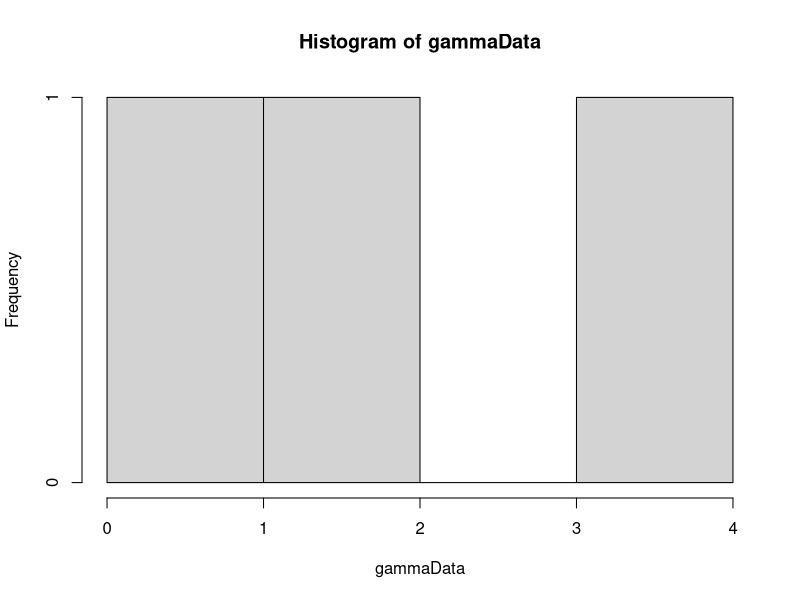

This chart was generated by the following R code:
library(MCMCpack)

weightedUniform <- function(n, numIterations) {
  # Generate sample of from a weighted uniform distribution
  # 
  # Args:
  #   n: number of points in sample
  #   
  # Returns:
  #   A vector sample
  uCurr = runif(n)
  alphaCurr = findAlpha(s2, uCurr)
  uConv = rep(0, numIterations)
  uTrace = rep(0, numIterations)
  for(i in 1:numIterations) {
    uProp = runif(n)
    alphaProp = findAlpha(s2, uProp)
    if(alphaProp != -1) {
      proportionalProp = proportionalDensity(uProp, alphaProp)
      proportionalCurr = proportionalDensity(uCurr, alphaCurr)
      alphaVal = min(1, proportionalProp/proportionalCurr)
      u = runif(1)
      print(i)
      if (u <= alphaVal) {
        uCurr = uProp
        alphaCurr = alphaProp
      }  
    }
    uConv[i] = var(uCurr)
    uTrace[i] = uCurr[1]
  }
  plot(uConv, type="l")
  plot(uTrace, type="l")
  return(uCurr)
}

proportionalDensity <- function(u, alpha) {
  # Calculate proportional density for indepence sampling
  # 
  # Args:
  #   u: A vector from an uniform distribution.
  #   alpha: A scalar value
  #   
  # Returns:
  #   A scalar value
  
  gammaInv = rep(0, length(u))
  diffGammaInv = rep(0, length(u))
  for(i in 1:length(u)) {
    gammaInv[i] = invGammaCumulative(u[i], alpha)
    diffGammaInv[i] = diffAlphaInvGammaCumulative(u[i], alpha)
  }
  return(calcWeight(gammaInv, diffGammaInv))
}

calcWeight <- function(gammaInv, diffGammaInv) {
  # Calculate weigth for a gamma distribution
  #
  # Args:
  #   gammaInv: A list of values from the inverse cumulative gamma.
  #   diffGammaInv: A list of values from the derivative of the inverse cumulative gamma.
  #   
  # Returns:
  #   A scalar value
  weight = (1/length(gammaInv))*(sum(diffGammaInv/gammaInv)) - sum(diffGammaInv)/sum(gammaInv)
  return(weight)
}

invGammaCumulative <- function(u, alpha) {
  # Finds the inverse of the cumulative gamma.
  # 
  # Args:
  #   u: Scalar value.
  #   alpha: Scalar value.
  #   
  # Returns:
  #   A scalar. The inverse value given u and alpha.
  x = 0
  stepSize = 0.1
  tolerance = 0.00001
  direction = 1
  integralValue = 0
  
  while(abs(integralValue - u) > tolerance){
    x = x + direction*stepSize
    if(x<0) {
      x = 0
      direction = 1
    }
    
    if(method == "integrate") {
      integral = integrate(gammaDensity, 0, x)
      integralValue = integral$value  
    } else if(method == "pgamma") {
      integral = pgamma(x, shape=alpha, scale=1)
      integralValue = integral
    }
    
    
    # Going left and pass the point
    if ((u > integralValue) && (direction == -1)) {
      stepSize = stepSize/2
      direction = 1
    }
    
    # Going right and pass the point
    if ((u < integralValue) && (direction == 1)) {
      stepSize = stepSize/2
      direction = -1
    }
  }
  return(x)
}

diffInvGammaCumulative <- function(u) {
  # Derivative of gamma distribution with respect to u
  # 
  # Args:
  #   u: Scalar between 0 and 1
  #   
  # Returns:
  #   Scalar. Derivative at point u.
  if(u+hStep < 1) {
    firstPoint = invGammaCumulative(u, alpha)
    secondPoint = invGammaCumulative(u+hStep, alpha)
    return((secondPoint - firstPoint)/hStep)  
  } else {
    firstPoint = invGammaCumulative(u-hStep, alpha)
    secondPoint = invGammaCumulative(u, alpha)
    return((secondPoint - firstPoint)/hStep)  
  }
}

diffAlphaInvGammaCumulative <- function(u, alpha) {
  # Derivative of gamma distribution with respect to alpha.
  # 
  # Args:
  #   u: Scalar between 0 and 1.
  #   alpha: Scalar larger than 0.
  #   
  # Returns:
  #   Scalar value. Derivative at point alpha.
  firstPoint = invGammaCumulative(u,alpha)
  secondPoint = invGammaCumulative(u, alpha + alphaHStep)
  return((secondPoint - firstPoint)/alphaHStep)
}

calcDerivateFunction <- function(u, alphaValue) {
  # Analytically find the derivative of cumulative inverse.
  # 
  # Args:
  #   u: Scalar value between 0 and 1.
  #   alphaValue: Scalar value.
  #   
  # Returns:
  #   A scalar value.
  largeFInv = invGammaCumulative(u, alphaValue)
  integralPart = integrate(integralFunction, 0, largeFInv)
  return((digamma(alphaValue)*u - integralPart$value)*gamma(alphaValue)/((largeFInv^(alphaValue - 1))*exp(-largeFInv)))
}

integralFunction <- function(y) {
  # Function to be integrated.
  return(log(y)*(y^(alphaValue - 1))*exp(-y)/gamma(alphaValue))
}

findAlpha <- function(s2, u) {
  # Function to calculate alpha value
  # 
  # Args:
  #   s2: Scalar value of sufficient statistic
  #   u: A vector
  #   
  # Returns:
  #   A scalar value of alpha.
  
  alphaValue = 0.1
  stepSize = 1
  direction = 1
  tolerance = 0.0001
  tau2Value = 0
  prevTau2Value = 0
  it = 0
  while(abs(s2 - tau2Value) > tolerance) {
    it = it + 1
    alphaValue = alphaValue + direction*stepSize
    if(alphaValue<=0) {
      alphaValue = 0.1
      direction = 1
    }
    prevTau2Value = tau2Value
    tau2Value = calcValueTau2(u, alphaValue)
    #print(abs(s2 - tau2Value))
    #print(direction)
    if ((s2 > tau2Value) && (direction == -1)) {
      stepSize = stepSize/2
      direction = 1
    }
    
    if ((s2 < tau2Value) && (direction == 1)) {
      stepSize = stepSize/2
      direction = -1
    }
    
    if(isAlphaOutsideValidInterval(alphaValue, direction)) {
      return(-1)
    }  
    
  }
  
  return(alphaValue)
}

isAlphaOutsideValidInterval <- function(alphaValue, direction) {
  # Function to check if the alphaValue is outside allowed interval.
  # 
  # Args:
  #   alphaValue: A scalar value
  #   direction: A scalar value. Either 1 or -1.
  #   
  # Returns:
  #   Boolean value.
  return((alphaValue < alphaLowerBound && direction == -1) || (alphaValue > alphaUpperBound && direction == 1))
}

findBeta <- function(s1, u, alphaValue) {
  largeFInv = rep(0, length(u))
  for(i in 1:length(u)) {
    largeFInv[i] = invGammaCumulative(u[i], alphaValue)
  }
  return(s1*length(u)/(sum(largeFInv)))
}

calcValueTau2 <- function(u, alphaValue) {
  largeFInv = rep(0, length(u))
  for(i in 1:length(u)) {
    largeFInv[i] = invGammaCumulative(u[i], alphaValue)
  }
  return(length(u)*((prod(largeFInv))^(1/length(u)))/sum(largeFInv))
}

calcValueTau2Method2 <- function(x) {
  return(length(x)*((prod(x))^(1/length(x)))/sum(x))
}

alpha = 2
beta = 1
hStep = 0.01
alphaHStep = 0.01
method = "pgamma"
NUM_SAMPLES = 1000
NUM_POINTS = 3
alphaUpperBound = 10
alphaLowerBound = 0.5

# Generate data
gammaData = rgamma(NUM_POINTS, shape=alpha, scale = beta)
hist(gammaData)
# Calculation of statistics
s1 = sum(gammaData)/NUM_POINTS
s2 = NUM_POINTS*((prod(gammaData))^(1/NUM_POINTS))/sum(gammaData)
